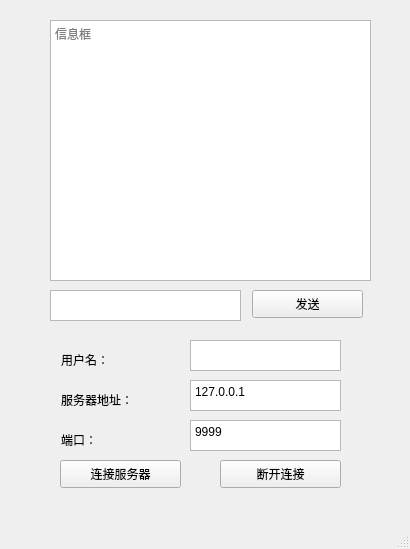
<?xml version="1.0" encoding="UTF-8"?>
<ui version="4.0">
 <class>MainWindow</class>
 <widget class="QMainWindow" name="MainWindow">
  <property name="geometry">
   <rect>
    <x>0</x>
    <y>0</y>
    <width>410</width>
    <height>549</height>
   </rect>
  </property>
  <property name="windowTitle">
   <string>聊天室  client </string>
  </property>
  <widget class="QWidget" name="centralwidget">
   <widget class="QTextEdit" name="textEdit">
    <property name="geometry">
     <rect>
      <x>190</x>
      <y>380</y>
      <width>151</width>
      <height>31</height>
     </rect>
    </property>
    <property name="contextMenuPolicy">
     <enum>Qt::ActionsContextMenu</enum>
    </property>
    <property name="toolTip">
     <string/>
    </property>
    <property name="toolTipDuration">
     <number>0</number>
    </property>
    <property name="statusTip">
     <string/>
    </property>
    <property name="whatsThis">
     <string/>
    </property>
    <property name="accessibleName">
     <string/>
    </property>
    <property name="accessibleDescription">
     <string/>
    </property>
    <property name="html">
     <string>&lt;!DOCTYPE HTML PUBLIC &quot;-//W3C//DTD HTML 4.0//EN&quot; &quot;http://www.w3.org/TR/REC-html40/strict.dtd&quot;&gt;
&lt;html&gt;&lt;head&gt;&lt;meta name=&quot;qrichtext&quot; content=&quot;1&quot; /&gt;&lt;style type=&quot;text/css&quot;&gt;
p, li { white-space: pre-wrap; }
&lt;/style&gt;&lt;/head&gt;&lt;body style=&quot; font-family:'SimSun'; font-size:9pt; font-weight:400; font-style:normal;&quot;&gt;
&lt;p style=&quot; margin-top:0px; margin-bottom:0px; margin-left:0px; margin-right:0px; -qt-block-indent:0; text-indent:0px;&quot;&gt;127.0.0.1&lt;/p&gt;&lt;/body&gt;&lt;/html&gt;</string>
    </property>
    <property name="placeholderText">
     <string/>
    </property>
   </widget>
   <widget class="QTextEdit" name="textEdit_2">
    <property name="geometry">
     <rect>
      <x>190</x>
      <y>420</y>
      <width>151</width>
      <height>31</height>
     </rect>
    </property>
    <property name="html">
     <string>&lt;!DOCTYPE HTML PUBLIC &quot;-//W3C//DTD HTML 4.0//EN&quot; &quot;http://www.w3.org/TR/REC-html40/strict.dtd&quot;&gt;
&lt;html&gt;&lt;head&gt;&lt;meta name=&quot;qrichtext&quot; content=&quot;1&quot; /&gt;&lt;style type=&quot;text/css&quot;&gt;
p, li { white-space: pre-wrap; }
&lt;/style&gt;&lt;/head&gt;&lt;body style=&quot; font-family:'SimSun'; font-size:9pt; font-weight:400; font-style:normal;&quot;&gt;
&lt;p style=&quot; margin-top:0px; margin-bottom:0px; margin-left:0px; margin-right:0px; -qt-block-indent:0; text-indent:0px;&quot;&gt;9999&lt;/p&gt;&lt;/body&gt;&lt;/html&gt;</string>
    </property>
    <property name="placeholderText">
     <string/>
    </property>
   </widget>
   <widget class="QPushButton" name="pushButton">
    <property name="geometry">
     <rect>
      <x>252</x>
      <y>290</y>
      <width>111</width>
      <height>28</height>
     </rect>
    </property>
    <property name="text">
     <string>发送</string>
    </property>
   </widget>
   <widget class="QPushButton" name="pushButton_2">
    <property name="geometry">
     <rect>
      <x>60</x>
      <y>460</y>
      <width>121</width>
      <height>28</height>
     </rect>
    </property>
    <property name="text">
     <string>连接服务器</string>
    </property>
   </widget>
   <widget class="QTextEdit" name="textEdit_3">
    <property name="geometry">
     <rect>
      <x>50</x>
      <y>290</y>
      <width>191</width>
      <height>31</height>
     </rect>
    </property>
    <property name="placeholderText">
     <string/>
    </property>
   </widget>
   <widget class="QTextBrowser" name="textBrowser">
    <property name="geometry">
     <rect>
      <x>50</x>
      <y>20</y>
      <width>321</width>
      <height>261</height>
     </rect>
    </property>
    <property name="placeholderText">
     <string>信息框</string>
    </property>
   </widget>
   <widget class="QPushButton" name="pushButton_3">
    <property name="geometry">
     <rect>
      <x>220</x>
      <y>460</y>
      <width>121</width>
      <height>28</height>
     </rect>
    </property>
    <property name="text">
     <string>断开连接</string>
    </property>
   </widget>
   <widget class="QLabel" name="label">
    <property name="geometry">
     <rect>
      <x>61</x>
      <y>350</y>
      <width>91</width>
      <height>20</height>
     </rect>
    </property>
    <property name="text">
     <string>用户名：</string>
    </property>
   </widget>
   <widget class="QLabel" name="label_2">
    <property name="geometry">
     <rect>
      <x>61</x>
      <y>390</y>
      <width>91</width>
      <height>20</height>
     </rect>
    </property>
    <property name="text">
     <string>服务器地址：</string>
    </property>
   </widget>
   <widget class="QLabel" name="label_3">
    <property name="geometry">
     <rect>
      <x>61</x>
      <y>430</y>
      <width>91</width>
      <height>20</height>
     </rect>
    </property>
    <property name="text">
     <string>端口：</string>
    </property>
   </widget>
   <widget class="QTextEdit" name="textEdit_4">
    <property name="geometry">
     <rect>
      <x>190</x>
      <y>340</y>
      <width>151</width>
      <height>31</height>
     </rect>
    </property>
   </widget>
  </widget>
  <widget class="QMenuBar" name="menubar">
   <property name="geometry">
    <rect>
     <x>0</x>
     <y>0</y>
     <width>410</width>
     <height>26</height>
    </rect>
   </property>
  </widget>
  <widget class="QStatusBar" name="statusbar"/>
 </widget>
 <resources/>
 <connections/>
</ui>
